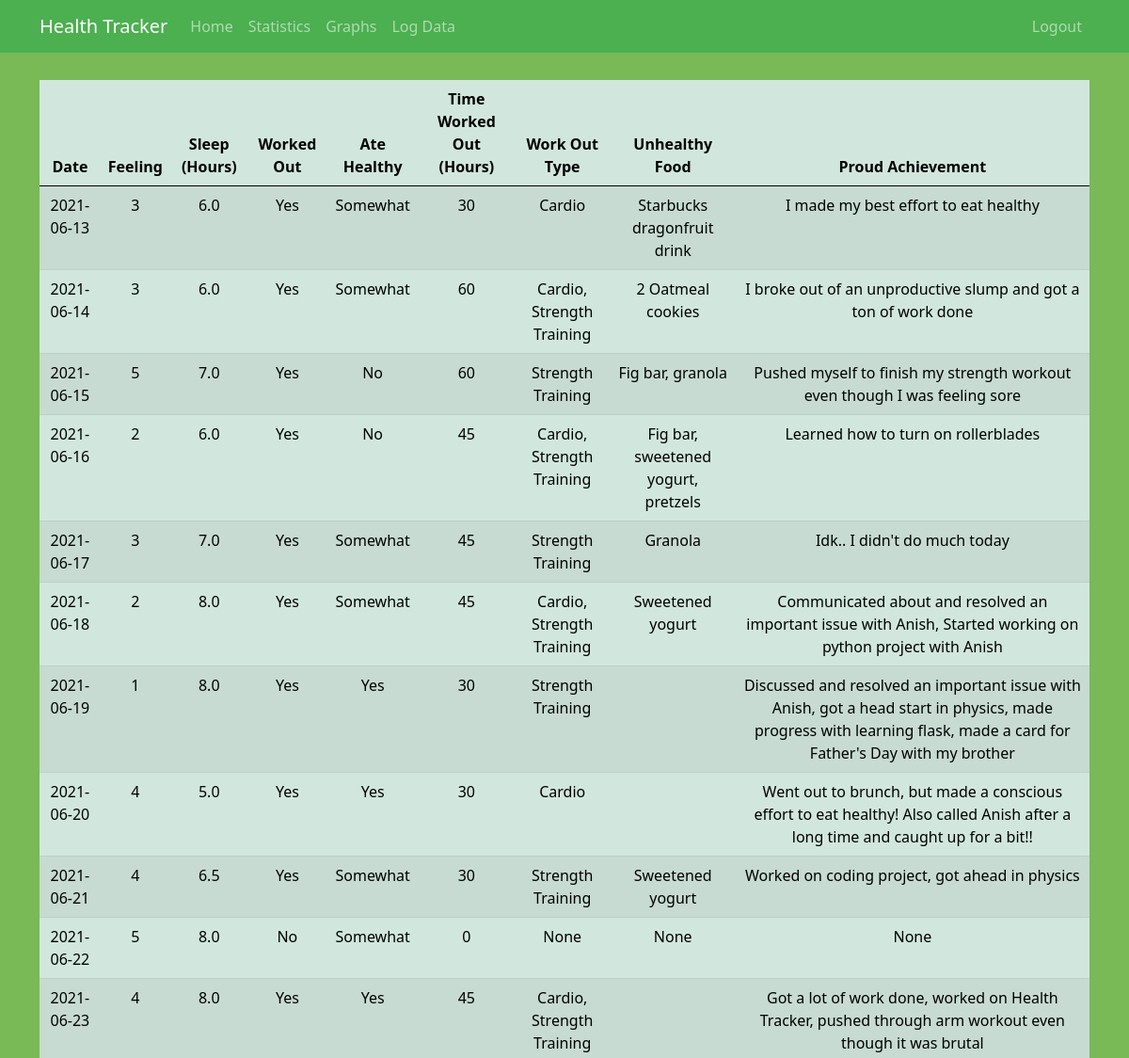
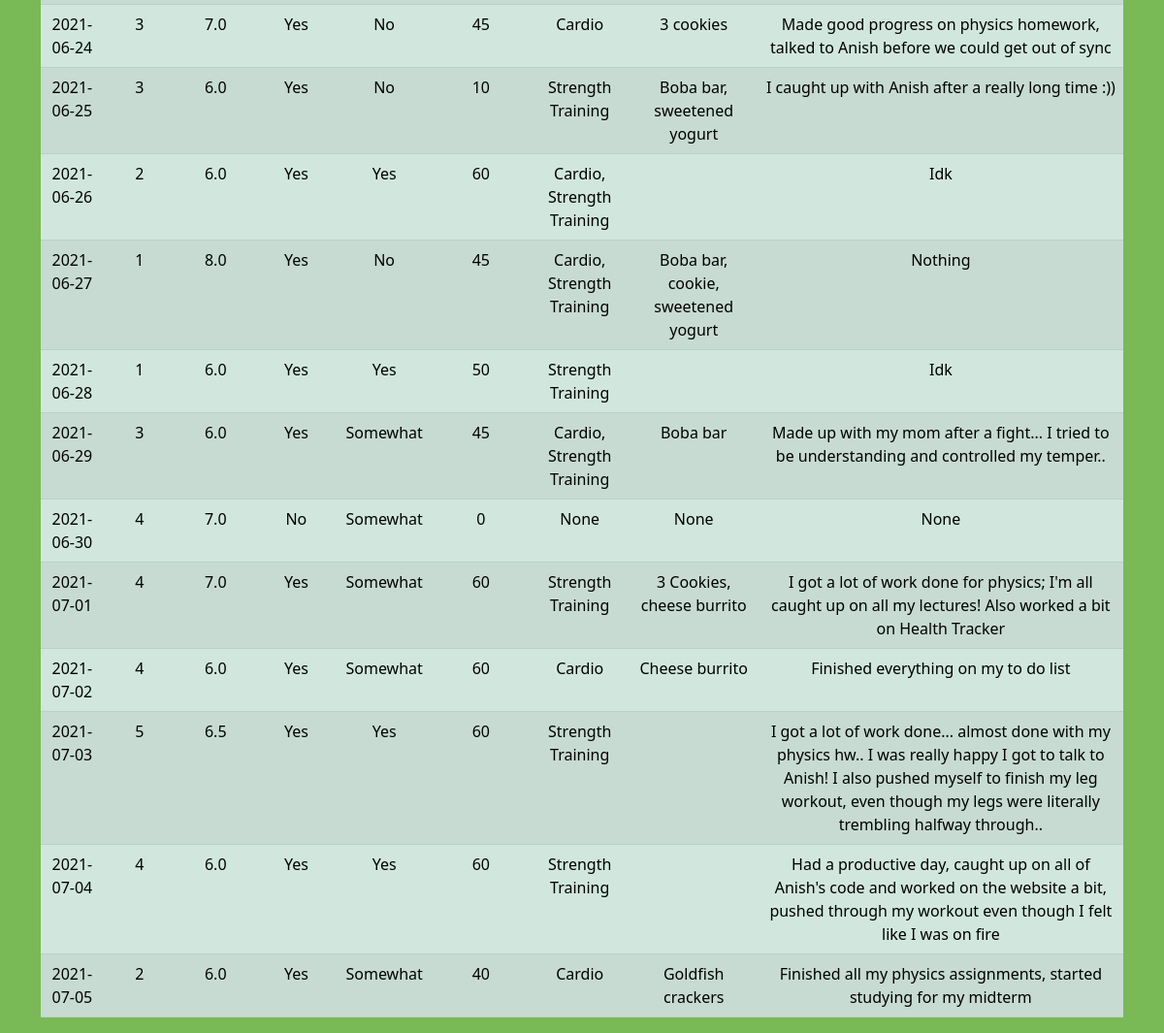
The app's page /stats (signed in) with its own data (2 pictures, top to bottom).
### main.py (models this page shows, shortened)
class Stats(db.Model):
    id = db.Column(db.Integer, primary_key=True)
    overall_feeling = db.Column(db.Integer, nullable=False)
    time_slept = db.Column(db.Float, nullable=False)
    worked_out = db.Column(db.Boolean, nullable=False)
    ate_healthy = db.Column(db.String(100), nullable=False)
    time_worked_out = db.Column(db.Integer, nullable=False)
    workout_type = db.Column(db.String(100), nullable=False)
    unhealthy_food = db.Column(db.String(500), nullable=False)
    proud_achievement = db.Column(db.String(2000), nullable=False)
    date_logged = db.Column(db.DateTime, nullable=False, default=datetime.utcnow)
    user_id = db.Column(db.Integer, db.ForeignKey('user.id'), nullable=False)

### main.py (the view)
@app.route("/stats")
def stats():
    if "username" not in session:
        flash(f'You are not logged in!', 'danger')
        return redirect(url_for('home'))
    table = list()
    user = User.query.filter_by(username=session["username"]).first()
    for entry in user.stats:
        row = list()
        row.append(str(entry.date_logged).split()[0])
        row.append(entry.overall_feeling)
        row.append(entry.time_slept)
        row.append("Yes" if entry.worked_out else "No")
        row.append(entry.ate_healthy)
        row.append(entry.time_worked_out)
        row.append(entry.workout_type)
        row.append(entry.unhealthy_food)
        row.append(entry.proud_achievement)
        table.append(row)
    return render_template("stats.html", table=table)

### templates/stats.html (shortened to what this page needs)
{% extends "base.html" %}
{% block content %}
<div class="shift">
  <table class="table table-success table-striped table-hover">
    <thead>
      <tr>
        <th scope="col">Date</th>
        <th scope="col">Feeling</th>
        <th scope="col">Sleep (Hours)</th>
        <th scope="col">Worked Out</th>
        <th scope="col">Ate Healthy</th>
        <th scope="col">Time Worked Out (Hours)</th>
        <th scope="col">Work Out Type</th>
        <th scope="col">Unhealthy Food</th>
        <th scope="col">Proud Achievement</th>
      </tr>
    </thead>
    <tbody>
      {% for row in table %}
      <tr>
        {% for cell in row %}
          <td> {{cell}} </td>
        {% endfor %}
      {% endfor %}
    </tbody>
  </table>
</div>
{% endblock %}

### templates/stats.html (style rules this page uses)
.shift { position: relative; margin-top: 85px }

### records on screen
Stats: row "2021-06-13" "3" "Yes" "30", time_slept "6.0", ate_healthy "Somewhat", workout_type "Cardio", unhealthy_food "Starbucks dragonfruit drink", proud_achievement "I made my best effort to eat healthy"
Stats: row "2021-06-14" "3" "Yes" "60", time_slept "6.0", ate_healthy "Somewhat", workout_type "Cardio, Strength Training", unhealthy_food "2 Oatmeal cookies", proud_achievement "I broke out of an unproductive slump and got a ton of work done"
Stats: row "2021-06-15" "5" "Yes" "60", time_slept "7.0", ate_healthy "No", workout_type "Strength Training", unhealthy_food "Fig bar, granola", proud_achievement "Pushed myself to finish my strength workout even though I was feeling sore"
Stats: row "2021-06-16" "2" "Yes" "45", time_slept "6.0", ate_healthy "No", workout_type "Cardio, Strength Training", unhealthy_food "Fig bar, sweetened yogurt, pretzels", proud_achievement "Learned how to turn on rollerblades"
Stats: row "2021-06-17" "3" "Yes" "45", time_slept "7.0", ate_healthy "Somewhat", workout_type "Strength Training", unhealthy_food "Granola", proud_achievement "Idk.. I didn't do much today"
Stats: row "2021-06-18" "2" "Yes" "45", time_slept "8.0", ate_healthy "Somewhat", workout_type "Cardio, Strength Training", unhealthy_food "Sweetened yogurt", proud_achievement "Communicated about and resolved an important issue with Anish, Started working on python project with Anish"
Stats: row "2021-06-19" "1" "Yes" "30", time_slept "8.0", ate_healthy "Yes", workout_type "Strength Training", proud_achievement "Discussed and resolved an important issue with Anish, got a head start in physics, made progress with learning flask, made a card for Father's Day with my brother"
Stats: row "2021-06-20" "4" "Yes" "30", time_slept "5.0", ate_healthy "Yes", workout_type "Cardio", proud_achievement "Went out to brunch, but made a conscious effort to eat healthy! Also called Anish after a long time and caught up for a bit!!"
Stats: row "2021-06-21" "4" "Yes" "30", time_slept "6.5", ate_healthy "Somewhat", workout_type "Strength Training", unhealthy_food "Sweetened yogurt", proud_achievement "Worked on coding project, got ahead in physics"
Stats: row "2021-06-22" "5" "No" "0", time_slept "8.0", ate_healthy "Somewhat", workout_type "None", unhealthy_food "None", proud_achievement "None"
Stats: row "2021-06-23" "4" "Yes" "45", time_slept "8.0", ate_healthy "Yes", workout_type "Cardio, Strength Training", proud_achievement "Got a lot of work done, worked on Health Tracker, pushed through arm workout even though it was brutal"
Stats: row "2021-06-24" "3" "Yes" "45", time_slept "7.0", ate_healthy "No", workout_type "Cardio", unhealthy_food "3 cookies", proud_achievement "Made good progress on physics homework, talked to Anish before we could get out of sync"
Stats: row "2021-06-25" "3" "Yes" "10", time_slept "6.0", ate_healthy "No", workout_type "Strength Training", unhealthy_food "Boba bar, sweetened yogurt", proud_achievement "I caught up with Anish after a really long time :))"
Stats: row "2021-06-26" "2" "Yes" "60", time_slept "6.0", ate_healthy "Yes", workout_type "Cardio, Strength Training", proud_achievement "Idk"
Stats: row "2021-06-27" "1" "Yes" "45", time_slept "8.0", ate_healthy "No", workout_type "Cardio, Strength Training", unhealthy_food "Boba bar, cookie, sweetened yogurt", proud_achievement "Nothing"
Stats: row "2021-06-28" "1" "Yes" "50", time_slept "6.0", ate_healthy "Yes", workout_type "Strength Training", proud_achievement "Idk"
Stats: row "2021-06-29" "3" "Yes" "45", time_slept "6.0", ate_healthy "Somewhat", workout_type "Cardio, Strength Training", unhealthy_food "Boba bar", proud_achievement "Made up with my mom after a fight... I tried to be understanding and controlled my temper.."
Stats: row "2021-06-30" "4" "No" "0", time_slept "7.0", ate_healthy "Somewhat", workout_type "None", unhealthy_food "None", proud_achievement "None"
Stats: row "2021-07-01" "4" "Yes" "60", time_slept "7.0", ate_healthy "Somewhat", workout_type "Strength Training", unhealthy_food "3 Cookies, cheese burrito", proud_achievement "I got a lot of work done for physics; I'm all caught up on all my lectures! Also worked a bit on Health Tracker"
Stats: row "2021-07-02" "4" "Yes" "60", time_slept "6.0", ate_healthy "Somewhat", workout_type "Cardio", unhealthy_food "Cheese burrito", proud_achievement "Finished everything on my to do list"
Stats: row "2021-07-03" "5" "Yes" "60", time_slept "6.5", ate_healthy "Yes", workout_type "Strength Training", proud_achievement "I got a lot of work done... almost done with my physics hw.. I was really happy I got to talk to Anish! I also pushed myself to finish my leg workout, even though my legs were literally trembling halfway through.."
Stats: row "2021-07-04" "4" "Yes" "60", time_slept "6.0", ate_healthy "Yes", workout_type "Strength Training", proud_achievement "Had a productive day, caught up on all of Anish's code and worked on the website a bit, pushed through my workout even though I felt like I was on fire"
Stats: row "2021-07-05" "2" "Yes" "40", time_slept "6.0", ate_healthy "Somewhat", workout_type "Cardio", unhealthy_food "Goldfish crackers", proud_achievement "Finished all my physics assignments, started studying for my midterm"
